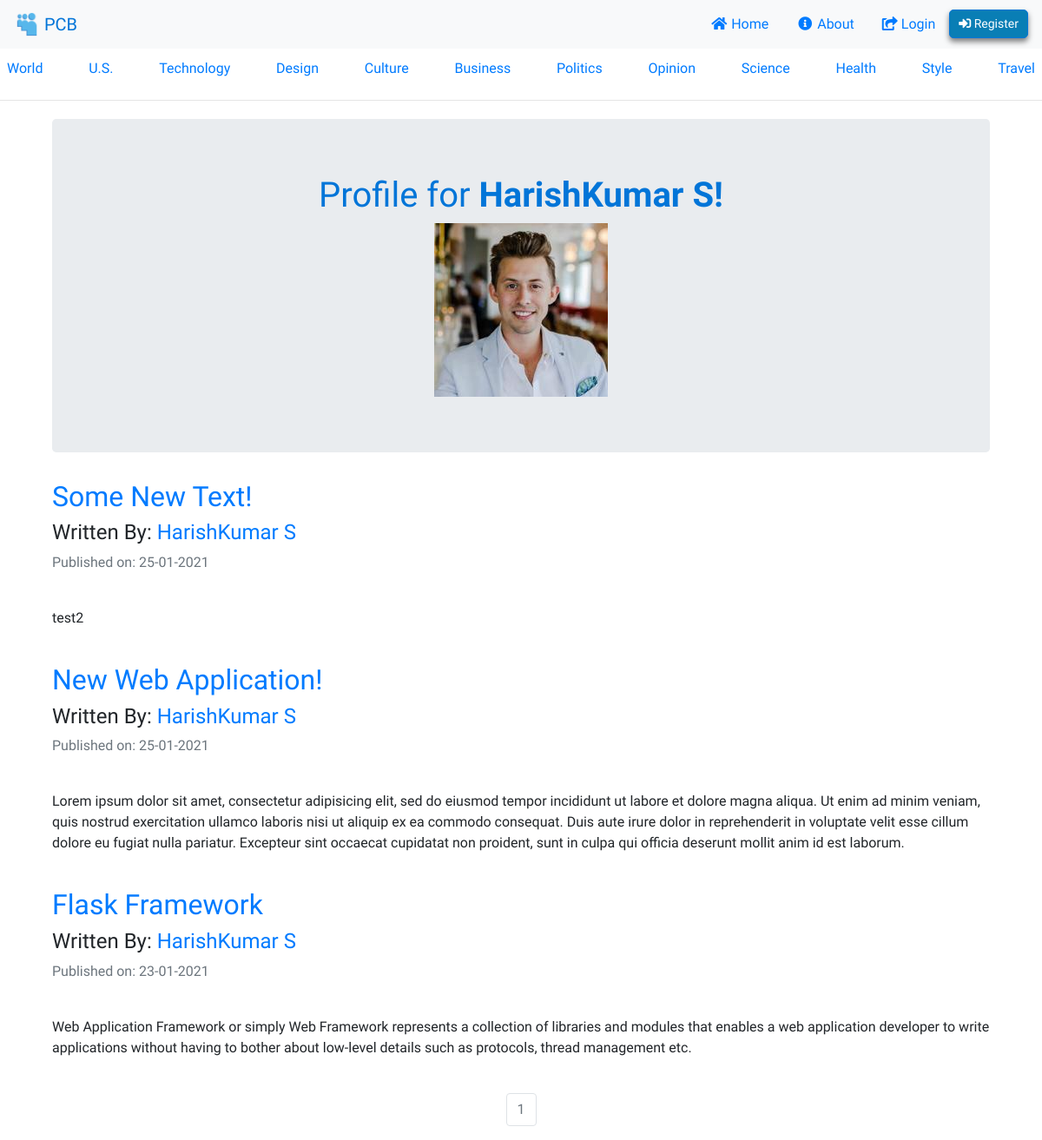
The app's page /HarishKumar S with its own data.
### puppycompanyblog/models.py (models this page shows, shortened)
class User(db.Model, UserMixin):
    __tablename__ = 'users'
    id = db.Column(db.Integer, primary_key = True)
    profile_image = db.Column(db.String(20), nullable=False, default='default_profile.png')
    email = db.Column(db.String(64), unique=True, index=True)
    username = db.Column(db.String(64), unique=True, index=True)
    password_hash = db.Column(db.String(128))
    posts = db.relationship('BlogPost', backref='author', lazy=True)

class BlogPost(db.Model):
    users = db.relationship(User)
    id = db.Column(db.Integer, primary_key=True)
    user_id = db.Column(db.Integer, db.ForeignKey('users.id'), nullable=False)
    date = db.Column(db.DateTime, nullable=False, default=datetime.utcnow)
    title = db.Column(db.String(140), nullable=False)
    text = db.Column(db.Text, nullable=False)

### puppycompanyblog/users/views.py (the view)
@users.route("/<username>")
def user_posts(username):
    page = request.args.get('page', 1, type=int)
    user = User.query.filter_by(username=username).first_or_404()
    blog_posts = BlogPost.query.filter_by(author=user).order_by(BlogPost.date.desc()).paginate(page=page, per_page=5)
    return render_template('user_blog_posts.html', blog_posts=blog_posts, user=user)

### puppycompanyblog/templates/user_blog_posts.html (shortened to what this page needs)
{% extends "base.html" %}
{% block content %}
<div class="container">
  <div class="jumbotron">
    <div align='center'>
      <h1 style="color: #0275d8">Profile for <strong>{{user.username}}!</strong></h1>
      <img align='center' src="{{ url_for('static', filename='profile_pics/' + user.profile_image) }}">
    </div>
  </div>
{% for post in blog_posts.items %}
          <h2><a href="{{ url_for('blog_posts.blog_post', blog_post_id=post.id) }}">{{ post.title }}</a></h2>
          <h4>Written By: <a href="{{ url_for('users.user_posts', username=post.author.username) }}">{{ post.author.username }}</a></h4>
          <p class="text-muted">Published on: {{ post.date.strftime('%d-%m-%Y') }}</p>
          <br>
            <p>{{post.text}}</p>
          <br>
{% endfor %}
</div>
<nav aria-label="Page navigation example">
  <ul class="pagination justify-content-center">
    {% for page_num in blog_posts.iter_pages(left_edge=1, right_edge=1, left_current=1, right_current=2) %}
            {% if blog_posts.page == page_num %}
              <li class="page-item disabled">
                <a class="page-link" href="{{ url_for('users.user_posts', username=user.username, page=page_num) }}">{{ page_num }}</a></li>
            {% else %}
              <li class="page-item"><a class="page-link" href="{{ url_for('users.user_posts', username=user.username, page=page_num) }}">{{ page_num }}</a></li>
            {% endif %}
    {% endfor %}
</ul>
</nav>
{% endblock content %}

### puppycompanyblog/templates/base.html (shortened to what this page needs)
<!DOCTYPE html>
<html>
<head>
  <link rel="stylesheet" href="https://cdnjs.cloudflare.com/ajax/libs/devicons/1.8.0/css/devicons.min.css" />
  <link rel="stylesheet" href="https://cdnjs.cloudflare.com/ajax/libs/font-awesome/5.15.2/css/all.min.css" />
  <link rel="stylesheet" href="https://maxcdn.bootstrapcdn.com/bootstrap/4.0.0/css/bootstrap.min.css">
  <link rel="stylesheet" type="text/css" href="{{ url_for('static', filename='master.css') }}">
  <link rel="stylesheet" type="text/css" href="{{ url_for('static', filename='master.js') }}">
</head>
      <body onload="myFunction()" style="margin:0;">
    <nav class="navbar navbar-light bg-light" style="margin-bottom: -30px;">
      <a class="navbar-brand" href="{{ url_for('core.index') }}" style="color: #0275d8">
        <img src="{{ url_for('static', filename='app-logo.png') }}" width="30" height="30" class="d-inline-block align-top" alt="">
        PCB
      </a>
      <ul class="nav justify-content-right">
        <li class="nav-item ">
          <a class="nav-link active" href="{{ url_for('core.index') }}"><i class="fa fa-fw fa-home"></i> Home</a>
        </li>
        <li class="nav-item">
          <a class="nav-link" href="{{ url_for('core.info') }}"><i class="fa fa-fw fa-info-circle"></i> About</a>
        </li>
        {% if current_user.is_authenticated %}
        <li class="nav-item">
          <a class="nav-link " href="{{ url_for('users.account') }}"><i class="fas fa-user-circle"></i> Account</a>
        </li>
        <li class="nav-item">
          <a class="nav-link " href="{{ url_for('blog_posts.create_post') }}"><i class="fas fa-poll-h"></i> Create Post</a>
        </li>
        <li class="nav-item">
          <a class="nav-link " href="{{ url_for('users.logout') }}" style="background-color: #0275d8;
           color: white; border: 1px solid #0275d8; border-radius: 5px; padding: 5px 10px; font-size: 14px; margin-top: 3px;  box-shadow: 0 4px 6px 0 rgba(0, 0, 0, 0.5);"><i class="fas fa-sign-out-alt"></i> Logout</i></a>
        </li>
        {% else %}
        <li class="nav-item">
          <a class="nav-link " href="{{ url_for('users.login') }}"><i class="fas fa-share-square"></i> Login</a>
        </li>
        <li class="nav-item">
           <a class="nav-link " href="{{ url_for('users.register') }}" style="background-color: #097eb5;
           color: white; border: 1px solid #0275d8; border-radius: 5px; padding: 5px 10px; font-size: 14px; margin-top: 3px; box-shadow: 0 4px 6px 0 rgba(0, 0, 0, 0.5);"><i class="fas fa-sign-in-alt"></i>  Register</a>
        </li>
        {% endif %}
      </ul>
    </nav>
     <div class="nav-scroller py--1 mb-1">
    <nav class="nav d-flex justify-content-between">
      <a class="p-2 link-secondary" href="#">World</a>
      <a class="p-2 link-secondary" href="#">U.S.</a>
      <a class="p-2 link-secondary" href="#">Technology</a>
      <a class="p-2 link-secondary" href="#">Design</a>
      <a class="p-2 link-secondary" href="#">Culture</a>
      <a class="p-2 link-secondary" href="#">Business</a>
      <a class="p-2 link-secondary" href="#">Politics</a>
      <a class="p-2 link-secondary" href="#">Opinion</a>
      <a class="p-2 link-secondary" href="#">Science</a>
      <a class="p-2 link-secondary" href="#">Health</a>
      <a class="p-2 link-secondary" href="#">Style</a>
      <a class="p-2 link-secondary" href="#">Travel</a>
    </nav>
  </div>
<hr style="padding-top: 5px; padding-bottom: -5px;">
  <div class="container">
    {% block content %}
    {% endblock %}
  </div>
</body>
</html>

### puppycompanyblog/static/master.css (style rules this page uses)
* { font-family: 'Comfortaa', cursive; }

### records on screen
User: username "HarishKumar S", profile_image (picture)
BlogPost: title "Some New Text!", author.username "HarishKumar S", date "25-01-2021", text "test2"
BlogPost: title "New Web Application!", author.username "HarishKumar S", date "25-01-2021", text "Lorem ipsum dolor sit amet, consectetur adipisicing elit, sed do eiusmod tempor incididunt ut labore et dolore magna aliqua. Ut enim ad minim veniam, quis nostrud exercitation ullamco laboris nisi ut aliquip ex ea commodo consequat. Duis aute irure dolor in reprehenderit in voluptate velit esse cillum dolore eu fugiat nulla pariatur. Excepteur sint occaecat cupidatat non proident, sunt in culpa qui officia deserunt mollit anim id est laborum."
BlogPost: title "Flask Framework", author.username "HarishKumar S", date "23-01-2021", text "Web Application Framework or simply Web Framework represents a collection of libraries and modules that enables a web application developer to write applications without having to bother about low-level details such as protocols, thread management etc."

### other values on screen
{{ page_num }} "1"
